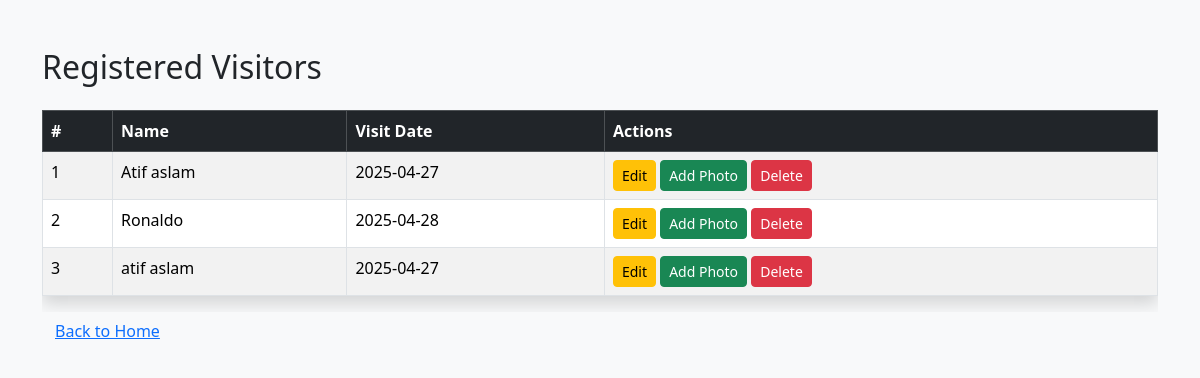
The app's page /visitors (signed in) with its own data.
### tables this page shows
CREATE TABLE visitors (
            id INTEGER PRIMARY KEY AUTOINCREMENT,
            name TEXT,
            visit_date TEXT,
            encoding BLOB
        );

### app.py (the view)
@app.route('/visitors')
def visitors():
    if not session.get('admin_logged_in'):
        return redirect(url_for('login'))
    conn = sqlite3.connect(DATABASE)
    c = conn.cursor()
    c.execute("SELECT id, name, visit_date FROM visitors")
    visitors = c.fetchall()
    conn.close()
    unique_visitors = {}
    for visitor in visitors:
        visitor_id, name, visit_date = visitor
        if name not in unique_visitors:
            unique_visitors[name] = {
                'id': visitor_id,
                'name': name,
                'visit_date': visit_date
            }
    return render_template('visitors.html', visitors=unique_visitors.values())

### templates/visitors.html (shortened to what this page needs)
<!DOCTYPE html>
<html lang="en">
<head>
    <link href="https://cdn.jsdelivr.net/npm/bootstrap@5.3.2/dist/css/bootstrap.min.css" rel="stylesheet">
</head>
<body class="bg-light">
<div class="container py-5">
    <h2 class="mb-4">Registered Visitors</h2>
    <div class="table-responsive">
        <table class="table table-bordered table-striped bg-white shadow">
            <thead class="table-dark">
                <tr>
                    <th>#</th>
                    <th>Name</th>
                    <th>Visit Date</th>
                    <th>Actions</th>
                </tr>
            </thead>
            <tbody>
                {% for visitor in visitors %}
                <tr>
                    <td>{{ loop.index }}</td>
                    <td>{{ visitor.name }}</td>
                    <td>{{ visitor.visit_date }}</td>
                    <td>
                        <a href="/edit/{{ visitor.id }}" class="btn btn-sm btn-warning">Edit</a>
                        <a href="/add-photo/{{ visitor.id }}" class="btn btn-sm btn-success">Add Photo</a>
                        <form action="/delete/{{ visitor.id }}" method="POST" style="display:inline-block;" onsubmit="return confirm('Are you sure you want to delete this visitor?');">
                            <button type="submit" class="btn btn-sm btn-danger">Delete</button>
                        </form>
                    </td>
                </tr>
                {% endfor %}
            </tbody>
        </table>
    </div>
    <a href="/" class="btn btn-link">Back to Home</a>
</div>
</body>
</html>

### records on screen
visitors: name "Atif aslam", visit_date "2025-04-27"
visitors: name "Ronaldo", visit_date "2025-04-28"
visitors: name "atif aslam", visit_date "2025-04-27"
